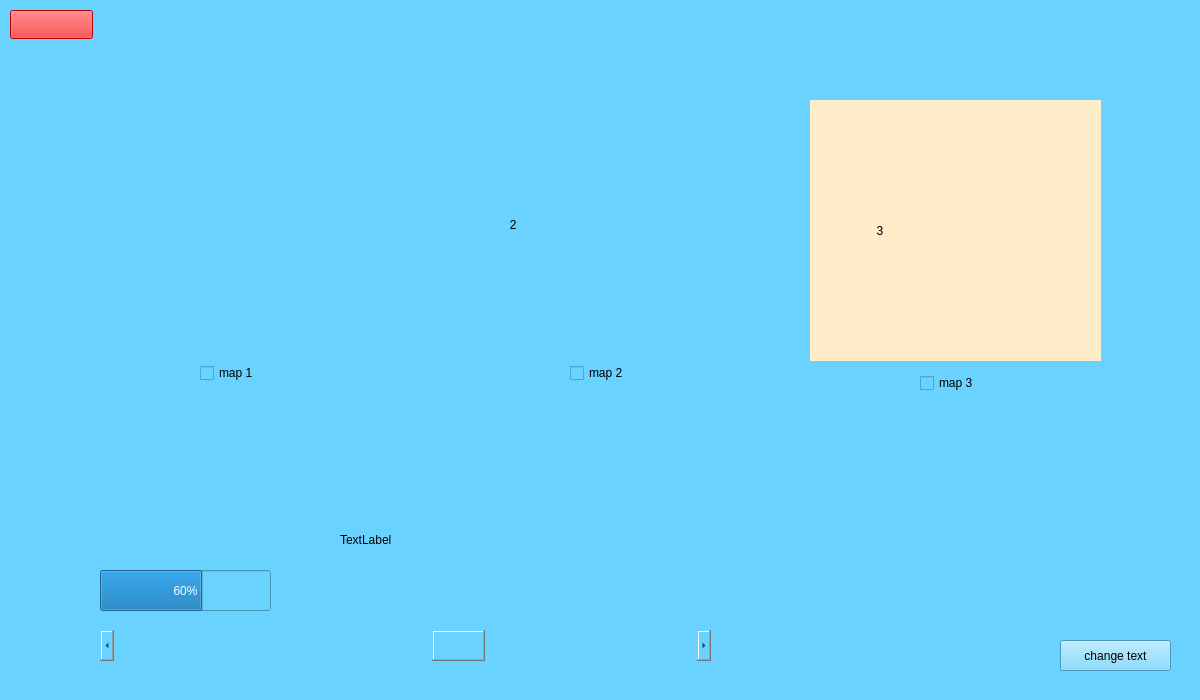
<?xml version="1.0" encoding="UTF-8"?>
<ui version="4.0">
 <class>selectMap</class>
 <widget class="QWidget" name="selectMap">
  <property name="geometry">
   <rect>
    <x>0</x>
    <y>0</y>
    <width>1200</width>
    <height>700</height>
   </rect>
  </property>
  <property name="minimumSize">
   <size>
    <width>300</width>
    <height>250</height>
   </size>
  </property>
  <property name="maximumSize">
   <size>
    <width>1200</width>
    <height>700</height>
   </size>
  </property>
  <property name="sizeIncrement">
   <size>
    <width>1200</width>
    <height>700</height>
   </size>
  </property>
  <property name="windowTitle">
   <string>Form</string>
  </property>
  <property name="styleSheet">
   <string notr="true">background-color : rgb(105, 210, 255);</string>
  </property>
  <widget class="QLabel" name="label">
   <property name="geometry">
    <rect>
     <x>90</x>
     <y>100</y>
     <width>301</width>
     <height>251</height>
    </rect>
   </property>
   <property name="minimumSize">
    <size>
     <width>300</width>
     <height>249</height>
    </size>
   </property>
   <property name="sizeIncrement">
    <size>
     <width>400</width>
     <height>400</height>
    </size>
   </property>
   <property name="styleSheet">
    <string notr="true">background :url(:/res/image/smap1.png);
</string>
   </property>
   <property name="text">
    <string/>
   </property>
  </widget>
  <widget class="QLabel" name="label_2">
   <property name="geometry">
    <rect>
     <x>450</x>
     <y>100</y>
     <width>301</width>
     <height>249</height>
    </rect>
   </property>
   <property name="minimumSize">
    <size>
     <width>300</width>
     <height>249</height>
    </size>
   </property>
   <property name="sizeIncrement">
    <size>
     <width>300</width>
     <height>249</height>
    </size>
   </property>
   <property name="styleSheet">
    <string notr="true">background: url(:/res/image/smap2.png) ;
color : rgb(0, 0, 0);</string>
   </property>
   <property name="text">
    <string>                  2</string>
   </property>
  </widget>
  <widget class="QLabel" name="label_3">
   <property name="geometry">
    <rect>
     <x>810</x>
     <y>100</y>
     <width>291</width>
     <height>261</height>
    </rect>
   </property>
   <property name="styleSheet">
    <string notr="true">background-color : rgb(255, 237, 202);
color : rgb(0, 0, 0);</string>
   </property>
   <property name="text">
    <string>                    3</string>
   </property>
  </widget>
  <widget class="QPushButton" name="pushButton">
   <property name="geometry">
    <rect>
     <x>10</x>
     <y>10</y>
     <width>83</width>
     <height>29</height>
    </rect>
   </property>
   <property name="styleSheet">
    <string notr="true">background-color:rgb(255, 0, 0);</string>
   </property>
   <property name="text">
    <string/>
   </property>
  </widget>
  <widget class="QCheckBox" name="checkBox">
   <property name="geometry">
    <rect>
     <x>200</x>
     <y>360</y>
     <width>93</width>
     <height>26</height>
    </rect>
   </property>
   <property name="text">
    <string>map 1</string>
   </property>
   <property name="checkable">
    <bool>true</bool>
   </property>
   <property name="checked">
    <bool>false</bool>
   </property>
  </widget>
  <widget class="QCheckBox" name="checkBox_2">
   <property name="geometry">
    <rect>
     <x>570</x>
     <y>360</y>
     <width>93</width>
     <height>26</height>
    </rect>
   </property>
   <property name="text">
    <string>map 2</string>
   </property>
  </widget>
  <widget class="QCheckBox" name="checkBox_3">
   <property name="geometry">
    <rect>
     <x>920</x>
     <y>370</y>
     <width>93</width>
     <height>26</height>
    </rect>
   </property>
   <property name="text">
    <string>map 3</string>
   </property>
  </widget>
  <widget class="QScrollBar" name="horizontalScrollBar">
   <property name="geometry">
    <rect>
     <x>100</x>
     <y>630</y>
     <width>611</width>
     <height>31</height>
    </rect>
   </property>
   <property name="maximum">
    <number>100</number>
   </property>
   <property name="value">
    <number>60</number>
   </property>
   <property name="orientation">
    <enum>Qt::Orientation::Horizontal</enum>
   </property>
  </widget>
  <widget class="QProgressBar" name="progressBar">
   <property name="geometry">
    <rect>
     <x>100</x>
     <y>570</y>
     <width>171</width>
     <height>41</height>
    </rect>
   </property>
   <property name="value">
    <number>60</number>
   </property>
  </widget>
  <widget class="QLabel" name="label_4">
   <property name="geometry">
    <rect>
     <x>340</x>
     <y>530</y>
     <width>63</width>
     <height>20</height>
    </rect>
   </property>
   <property name="text">
    <string>TextLabel</string>
   </property>
  </widget>
  <widget class="QPushButton" name="pushButton_2">
   <property name="geometry">
    <rect>
     <x>1060</x>
     <y>640</y>
     <width>111</width>
     <height>31</height>
    </rect>
   </property>
   <property name="maximumSize">
    <size>
     <width>1200</width>
     <height>700</height>
    </size>
   </property>
   <property name="text">
    <string>change text</string>
   </property>
  </widget>
 </widget>
 <resources/>
 <connections>
  <connection>
   <sender>horizontalScrollBar</sender>
   <signal>sliderMoved(int)</signal>
   <receiver>progressBar</receiver>
   <slot>setValue(int)</slot>
   <hints>
    <hint type="sourcelabel">
     <x>676</x>
     <y>639</y>
    </hint>
    <hint type="destinationlabel">
     <x>270</x>
     <y>570</y>
    </hint>
   </hints>
  </connection>
 </connections>
</ui>
